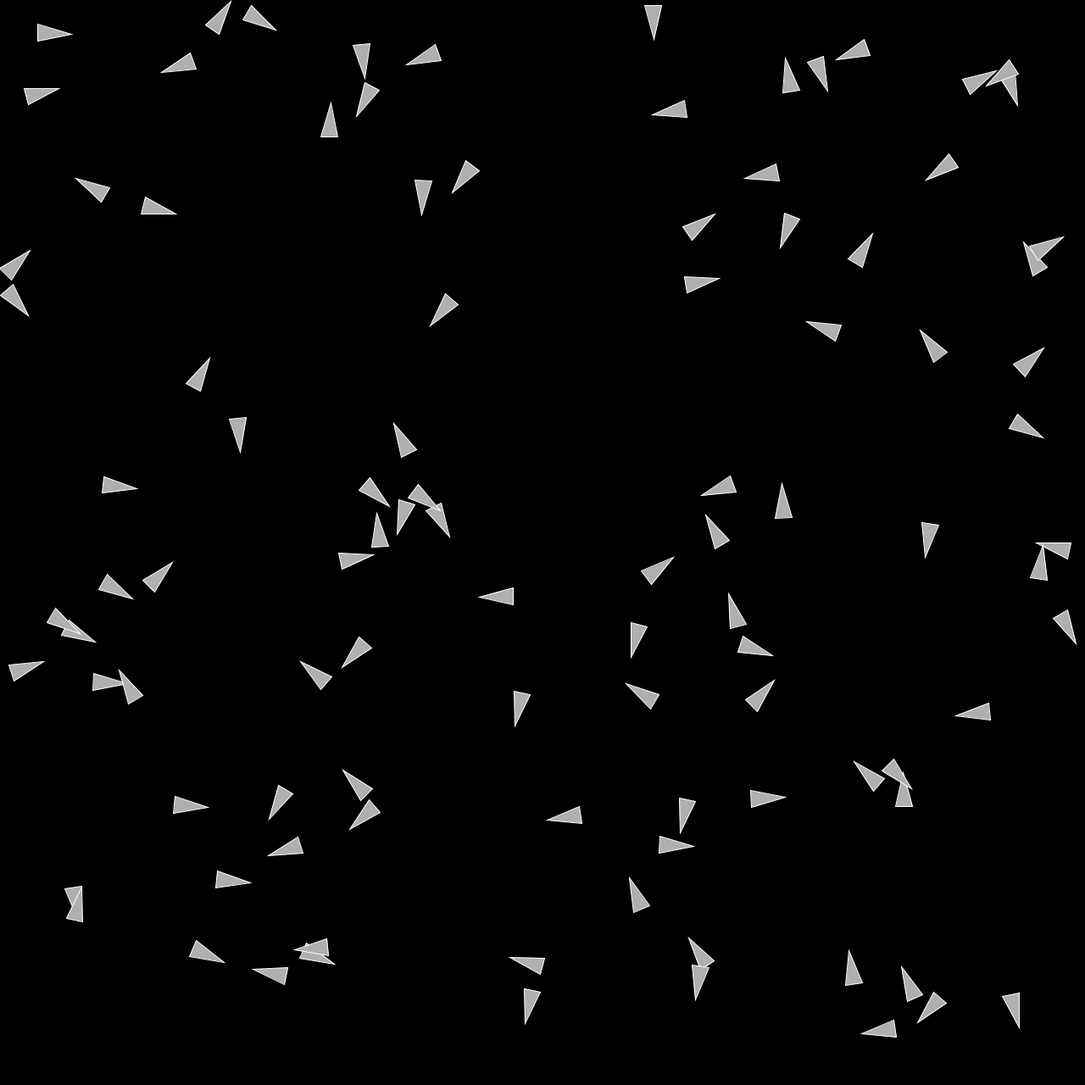
Frame 1 (no input)
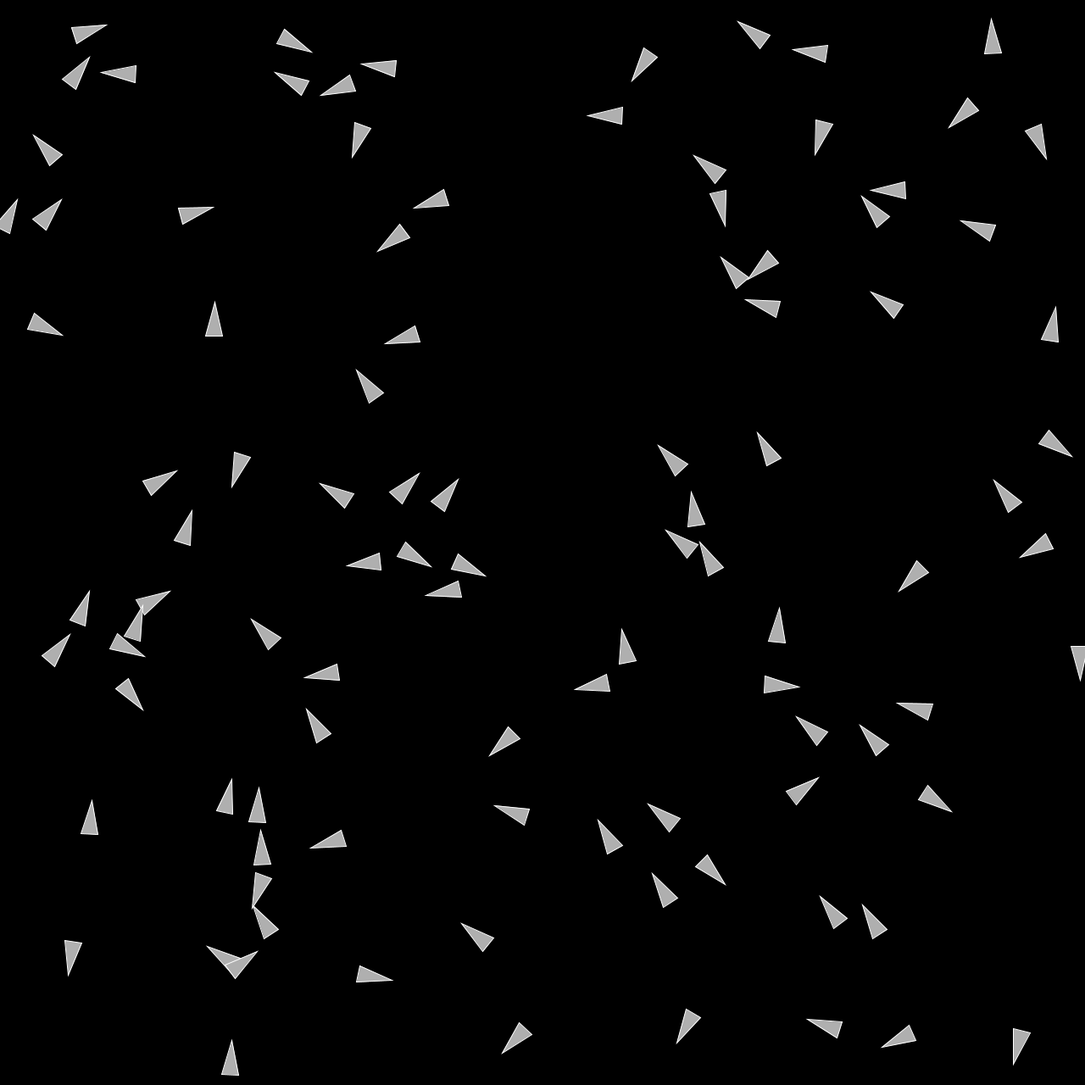
Frame 60 (the mouse pressed at the canvas centre just before this capture)
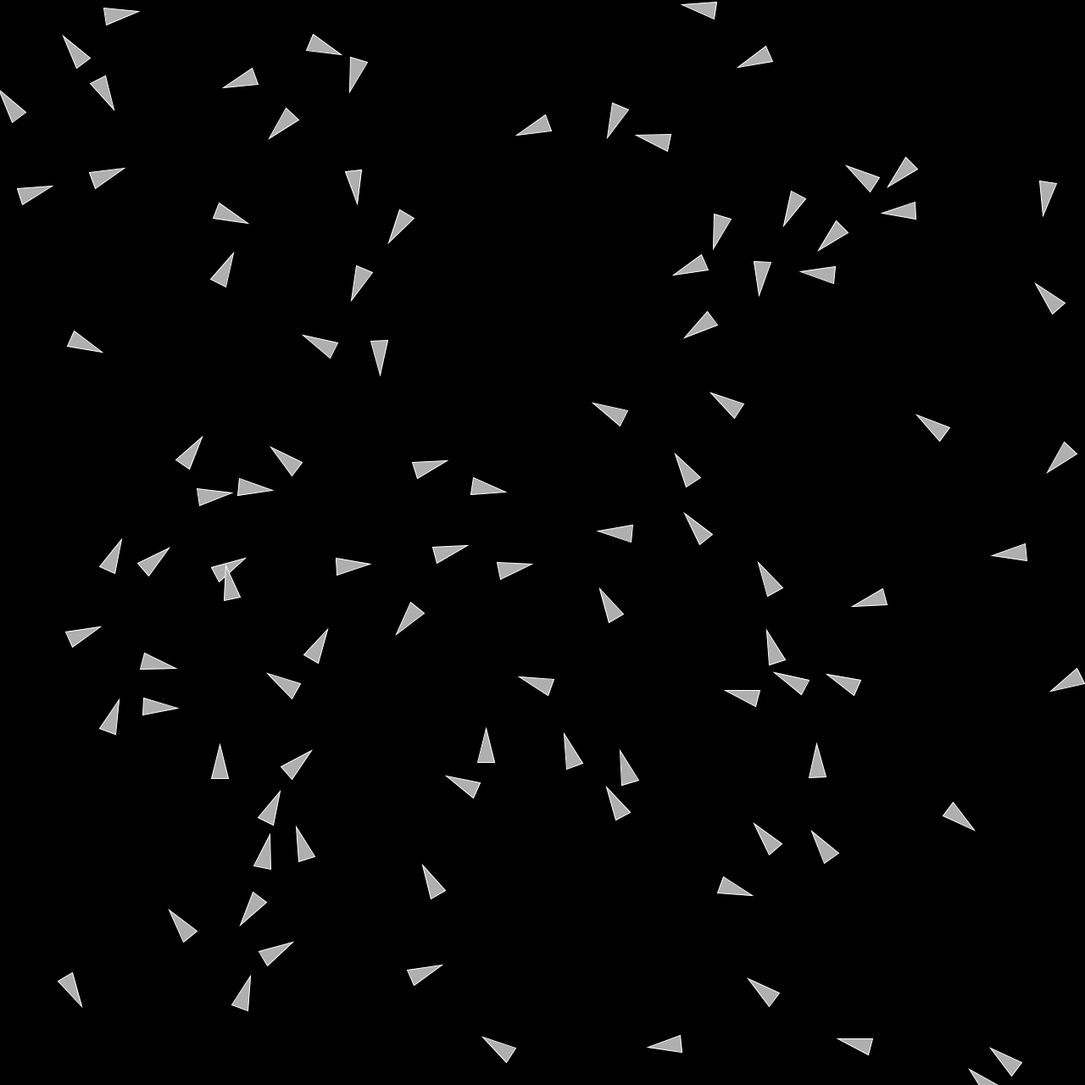
Frame 120 (the mouse held since frame 60 and released just before this capture)

The Processing sketch that drew these frames (run headless with seeded random() and noise(); from frame 60 on, the mouse is pressed at the canvas centre):

// Processing sketch: NoC_6_5_Flocking_full
// ── NoC_6_5_Flocking_full.pde
ArrayList<Vehicle> vehicles;

void setup() {
  size(1280, 1280);
  vehicles = new ArrayList<Vehicle>();
  for (int i = 0; i < 100; i++) {
    vehicles.add(new Vehicle(new PVector(random(width), random(height))));
  }
}

void draw() {
  background(0);
  for (Vehicle v : vehicles) {
    v.applyBehaviours(vehicles);
    v.update();
    v.display();
    v.border();
  }
}

// ── Vehicle.pde
class Vehicle {
  PVector acc, vel, loc;
  float r, desiredseparation, maxSpeed, maxForce ;
  Vehicle(PVector loc_) {
    loc = loc_.copy();
    vel = PVector.random2D(); //unit vector in some random orientation
    acc = new PVector(0, 0);
    r = 10;
    desiredseparation = 50;
    maxSpeed = 3;
    maxForce = 0.02;
  }

  void update() {
    vel.add(acc);
    loc.add(vel);
    acc.mult(0);
  }

  void applyBehaviours(ArrayList<Vehicle> vehicles) {
    PVector separate = separate(vehicles);
    PVector seek = seek(new PVector(mouseX, mouseY));
    //now we can customise the variables
    separate.mult(1.5);
    seek.mult(0.5);
    applyForce(separate);
    applyForce(seek);
  }


  PVector separate(ArrayList<Vehicle> vs) {
    // find the average vector away from all others
    PVector sum = new PVector();
    int count = 0;
    for (Vehicle other : vehicles) {
      // are there any vehicles that are too close?
      float d = PVector.dist(loc, other.loc);
      // if it's not me...
      if ((d > 0) && (d < desiredseparation)) {
        //make a vector that points away
        PVector diff = PVector.sub(loc, other.loc);
        diff.normalize();
        //the closer the thing is, the faster we should accelerate
        diff.div(d);
        //add vectors and increment count
        sum.add(diff);
        count ++;
      }
    }
    if (count > 0) {
      sum.div(count);
      sum.setMag(maxSpeed);
      PVector steer = PVector.sub(sum, vel);
      steer.limit(maxForce);
      //applyForce(steer); //now we return steer
      return steer;
    } else {
      PVector steer = new PVector(0, 0);
      return steer;
    }
  }

  void applyForce(PVector f) {
    acc.add(f);
  }

  PVector seek(PVector target) {
    PVector desired = PVector.sub(target, loc);
    desired.normalize();
    desired.mult(maxSpeed);
    PVector steer = PVector.sub(desired, vel);
    steer.limit(maxForce);
    return steer;
  }

  void display() {
    float theta = vel.heading() + PI/2;
    fill(175);
    stroke(255);
    pushMatrix();
    translate(loc.x, loc.y);
    rotate(theta);
    beginShape();
    vertex(0, -r*2);
    vertex(-r, r*2);
    vertex(r, r*2);
    endShape(CLOSE);
    popMatrix();
  }

  void border() {
    //if loc is off the map, wrap it around
    if (loc.x < 0) {
      loc.x = width;
    }
    if (loc.x > width) {
      loc.x = 0;
    }
    if (loc.y < 0) {
      loc.y = height;
    }
    if (loc.y > height) {
      loc.y = 0;
    }
  }
}
